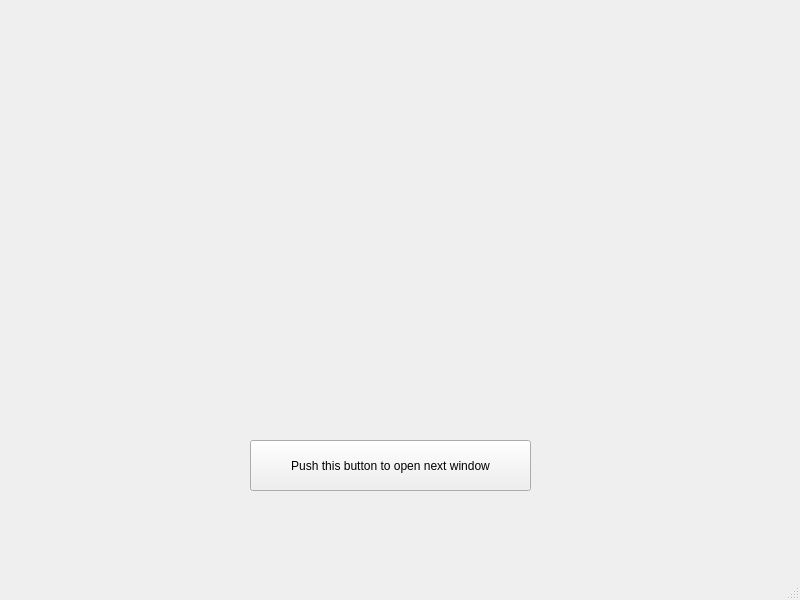
<?xml version="1.0" encoding="UTF-8"?>
<ui version="4.0">
 <class>CineMania</class>
 <widget class="QMainWindow" name="CineMania">
  <property name="geometry">
   <rect>
    <x>0</x>
    <y>0</y>
    <width>800</width>
    <height>600</height>
   </rect>
  </property>
  <property name="windowTitle">
   <string>CineMania</string>
  </property>
  <widget class="QWidget" name="centralwidget">
   <widget class="QPushButton" name="pushButton">
    <property name="geometry">
     <rect>
      <x>250</x>
      <y>440</y>
      <width>281</width>
      <height>51</height>
     </rect>
    </property>
    <property name="text">
     <string>Push this button to open next window</string>
    </property>
   </widget>
  </widget>
  <widget class="QMenuBar" name="menubar">
   <property name="geometry">
    <rect>
     <x>0</x>
     <y>0</y>
     <width>800</width>
     <height>21</height>
    </rect>
   </property>
  </widget>
  <widget class="QStatusBar" name="statusbar"/>
 </widget>
 <resources/>
 <connections/>
</ui>
